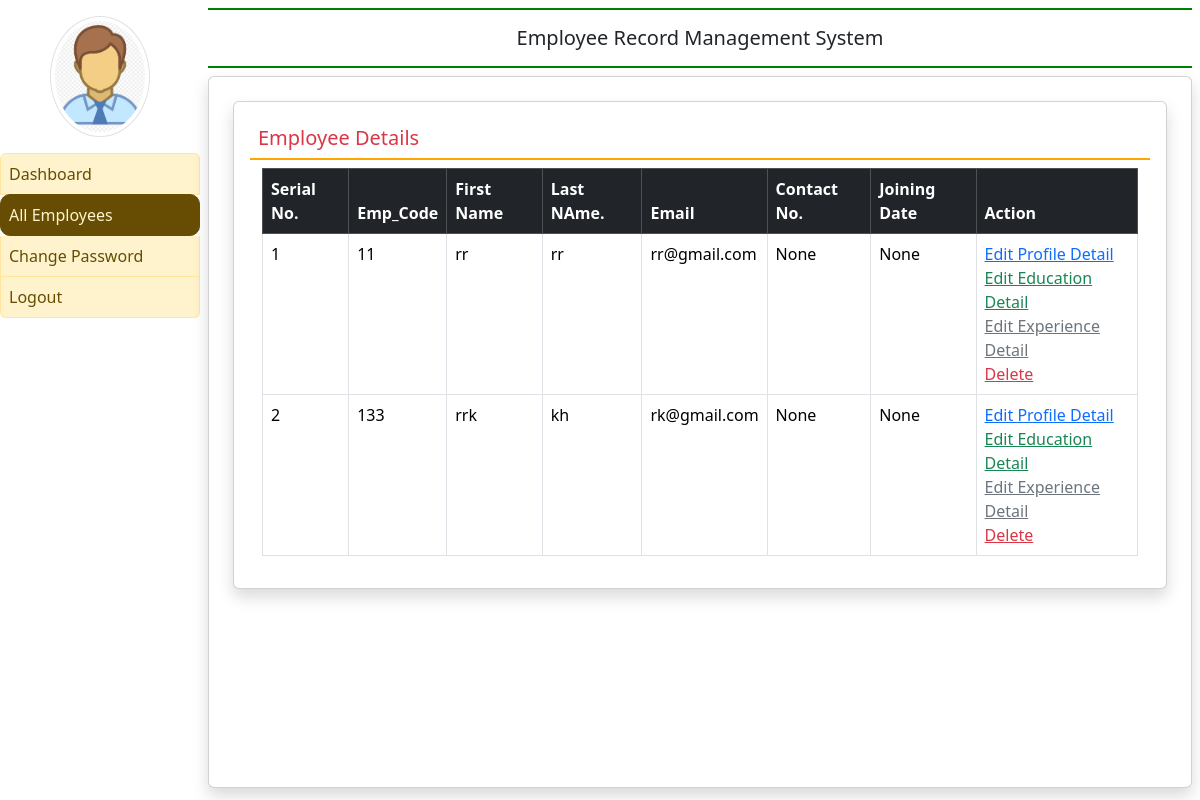
The page /all_employee (signed in) on the database as committed earlier.
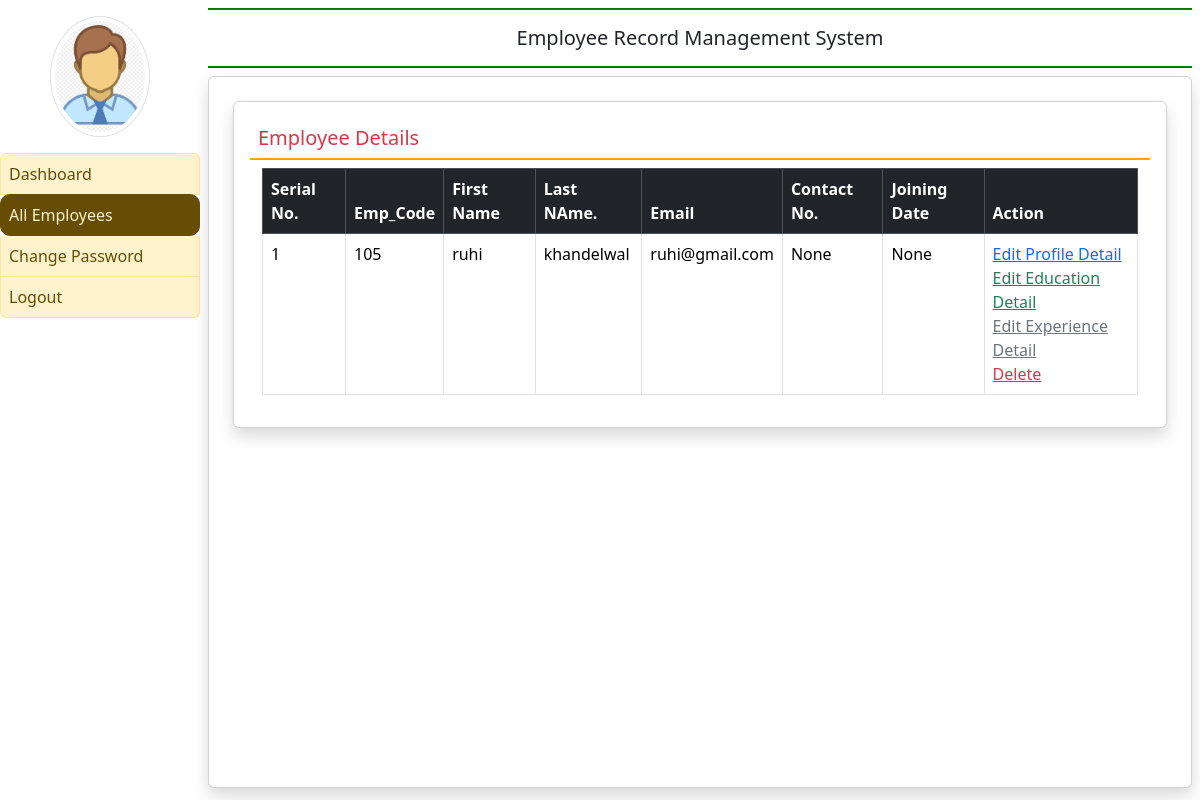
The same page on the database as committed later.
### employee/models.py (models this page shows, shortened)
class EmployeeDetail(models.Model):
    user = models.ForeignKey(User, on_delete=models.CASCADE)
    empcode = models.CharField(max_length = 50)
    empdept = models.CharField(max_length = 100, null=True)
    designation = models.CharField(max_length = 100, null=True)
    contact = models.CharField(max_length = 15, null=True)
    gender = models.CharField(max_length = 50, null=True)
    joiningdate = models.DateField(null=True)

### employee/views.py (the view)
# urls.py: path("all_employee", views.all_employee, name="all_employee"),
def all_employee(request):
    if not request.user.is_authenticated:
        return redirect('admin_login')
    employee = EmployeeDetail.objects.all()
    return render(request, 'all_employee.html', locals())

### employee/templates/all_employee.html
{% extends "admin_base.html" %}
{% block main %}
<div class="card shadow m-2">
    <div class="card-body">
        <h5 class="p-2 text-danger" style="border-bottom: 2px solid orange">Employee Details</h5>
        <div class="container-fluid">
            <table class="table table-bordered table-hover" id="example">
                <thead class="table-dark">
                    <tr>
                        <th>Serial No.</th>
                        <th>Emp_Code</th>
                        <th>First Name</th>
                        <th>Last NAme.</th>
                        <th>Email</th>
                        <th>Contact No.</th>
                        <th>Joining Date</th>
                        <th>Action</th>
                    </tr>
                </thead>
                <tbody>
                    {% for e in employee %}
                    <tr>
                        <td>{{forloop.counter}}</td>
                        <td>{{e.empcode}}</td>
                        <td>{{e.user.first_name}}</td>
                        <td>{{e.user.last_name}}</td>
                        <td>{{e.user.username}}</td>
                        <td>{{e.contact}}</td>
                        <td>{{e.joiningdate}}</td>
                        <td><a href="{% url 'edit_profile' e.id %}" class="text-primary">Edit Profile Detail</a><br>
                        <a href="{% url 'edit_education' e.user.id %}" class="text-success">Edit Education Detail</a><br>
                        <a href="{% url 'edit_experience' e.user.id %}" class="text-secondary">Edit Experience Detail</a><br>
                            <a href="{% url 'delete_employee' e.user.id %}" class="text-danger" onclick="return confirm('Are You Sure?')">Delete</a>
                            </td>
                    </tr>
                    {% endfor %}
                </tbody>
            </table>
        </div>
    </div>
</div>
{% endblock main %}

### employee/templates/admin_base.html (shortened to what this page needs)
{% load static %}
<!DOCTYPE html>
<html lang="en">
<head>
    <link href="https://cdn.jsdelivr.net/npm/bootstrap@5.3.3/dist/css/bootstrap.min.css" rel="stylesheet">
    <link rel="stylesheet" href="{% static 'css/style.css' %}">
    <link rel="stylesheet" href="https://cdn.datatables.net/2.1.4/css/dataTables.dataTables.css">
    <link rel="stylesheet" href="https://cdn.datatables.net/buttons/3.1.1/css/buttons.dataTables.css">
</head>
<body>
    <div class="container-fluid">
        <div class="row">
            <div class="col-sm-2 p-0">
                <center><img src="{% static 'images/admin-icon.png' %}" width="100" height="100" class="img-thumbnail rounded-circle my-3">
                </center>
                <div class="list-group">
                    <a href="{% url 'admin_home' %}" class="list-group-item list-group-item-warning list-group-item-action {% if request.path == '/admin_home' %} active {% endif %}">Dashboard</a>
                    <a href="{% url 'all_employee' %}" class="list-group-item  list-group-item-warning list-group-item-action {% if request.path == '/all_employee' %} active {% endif %}">All Employees</a>
                    <a href="{% url 'change_passwordadmin' %}" class="list-group-item list-group-item-warning list-group-item-action {% if request.path == '/change_passwordadmin' %} active {% endif %}">Change Password</a>
                    <a href="{% url 'logout' %}" class="list-group-item list-group-item-warning list-group-item-action">Logout</a>
                </div>
            </div>
            <div class="col-sm-10 p-0">
                <div class="container-fluid p-2">
                    <h5 class="text-center p-3 font-weight-bold" style="border-bottom: 2px solid green; border-top: 2px solid green; ">Employee Record Management System</h5>
                    <div class="card shadow" style="min-height: 89vh;">
                        <div class="card-body">
                            {% block main %}
                            {% endblock main %}
                        </div>
                    </div>
                </div>
            </div>
        </div>
    </div>
</body>
</html>

### employee/static/css/style.css (style rules this page uses)
.active { background-color: orange; border-radius: 10px; }

### employee/templates/admin_base.html (style rules this page uses)
.list-group-item { padding:8px !important; }

Rows that differ between the two databases and show on the page:
removed EmployeeDetail: empcode "11", user.first_name "rr", user.last_name "rr", user.username "rr@gmail.com", contact "None", joiningdate "None"
removed EmployeeDetail: empcode "133", user.first_name "rrk", user.last_name "kh", user.username "rk@gmail.com", contact "None", joiningdate "None"
added EmployeeDetail: empcode "105", user.first_name "ruhi", user.last_name "khandelwal", user.username "ruhi@gmail.com", contact "None", joiningdate "None"
